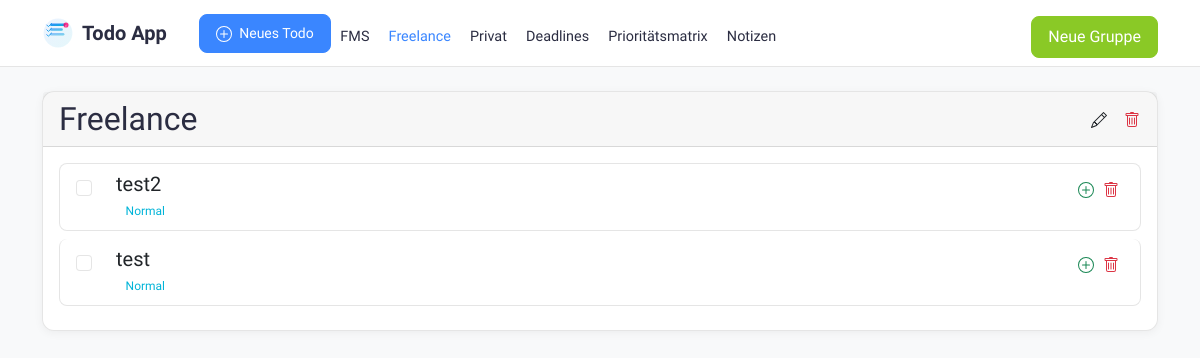
Page /?group_id=2 on the committed database.
### app.py (models this page shows)
class TaskGroup(db.Model):
    id = db.Column(db.Integer, primary_key=True)
    name = db.Column(db.String(100), nullable=False)
    created_at = db.Column(db.DateTime, default=datetime.utcnow)
    todos = db.relationship('Todo', backref='group', lazy=True, cascade='all, delete-orphan')

class Todo(db.Model):
    id = db.Column(db.Integer, primary_key=True)
    title = db.Column(db.String(200), nullable=False)
    description = db.Column(db.Text)
    completed = db.Column(db.Boolean, default=False)
    priority = db.Column(db.String(10), default='medium')
    created_at = db.Column(db.DateTime, default=datetime.utcnow)
    due_date = db.Column(db.DateTime, nullable=True)
    group_id = db.Column(db.Integer, db.ForeignKey('task_group.id'), nullable=False)
    parent_id = db.Column(db.Integer, db.ForeignKey('todo.id'), nullable=True)
    sub_todos = db.relationship('Todo', backref=db.backref('parent', remote_side=[id]),
                              cascade='all, delete-orphan')

### app.py (the view)
@app.route('/')
def index():
    groups = TaskGroup.query.all()
    selected_group_id = request.args.get('group_id', type=int)
    selected_group = None
    todos_by_group = {}
    if not selected_group_id and groups:
        selected_group_id = groups[0].id
    if selected_group_id:
        selected_group = TaskGroup.query.get_or_404(selected_group_id)
        todos = Todo.query.filter_by(group_id=selected_group_id, parent_id=None).order_by(
            Todo.completed,
            case(
                (Todo.priority == 'urgent', 1),
                (Todo.priority == 'high', 2),
                (Todo.priority == 'medium', 3),
                (Todo.priority == 'low', 4)
            ),
            Todo.created_at.desc()
        ).all()
        todos_by_group[selected_group_id] = todos
    return render_template('index.html',
                         groups=groups,
                         selected_group=selected_group,
                         todos_by_group=todos_by_group)

### app.py (called while the page is built)
@app.context_processor
def inject_groups():
    groups = TaskGroup.query.all()
    return dict(groups=groups)

### templates/index.html (shortened to what this page needs)
{% extends "base.html" %}
{% block content %}
{% if selected_group %}
    <div class="card mb-4">
        <div class="card-header d-flex justify-content-between align-items-center">
            <h2 class="mb-0">{{ selected_group.name }}</h2>
            <div class="btn-group">
                <a href="{{ url_for('edit_group', id=selected_group.id) }}" class="btn btn-link text-dark p-0 me-3" title="Gruppe bearbeiten">
                </a>
                <a href="{{ url_for('delete_group', id=selected_group.id) }}" class="btn btn-link text-danger p-0" title="Gruppe löschen" onclick="return confirm('Sind Sie sicher? Alle Todos in dieser Gruppe werden gelöscht!')">
                </a>
            </div>
        </div>
        <div class="card-body">
            {% if todos_by_group[selected_group.id] %}
                <div class="list-group">
                    {% for todo in todos_by_group[selected_group.id] %}
                        <div class="list-group-item {% if todo.completed %}bg-light{% endif %}" id="todo-{{ todo.id }}">
                            <div class="d-flex align-items-start">
                                <div class="form-check mt-1 me-3">
                                    <input type="checkbox"
                                           class="form-check-input todo-checkbox"
                                           data-todo-id="{{ todo.id }}"
                                           {% if todo.completed %}checked{% endif %}>
                                </div>
                                <div class="flex-grow-1">
                                        <div class="d-flex justify-content-between align-items-start">
                                            <div class="todo-content flex-grow-1" style="cursor: pointer;" onclick="window.location.href='{{ url_for('edit_todo', id=todo.id) }}'">
                                                <h5 class="mb-1 {% if todo.completed %}text-decoration-line-through text-muted{% endif %}">
                                                    <span class="todo-title">{{ todo.title }}</span>
                                                </h5>
                                                <div class="d-flex flex-wrap gap-1">
                                                    {% if todo.priority == 'urgent' %}
                                                        <span class="badge bg-danger">‼️ Dringend</span>
                                                    {% elif todo.priority == 'high' %}
                                                        <span class="badge bg-warning">❗ Hoch</span>
                                                    {% elif todo.priority == 'medium' %}
                                                        <span class="badge bg-info">Normal</span>
                                                    {% elif todo.priority == 'low' %}
                                                        <span class="badge bg-secondary">Niedrig</span>
                                                    {% endif %}
                                                </div>
                                            </div>
                                            <div class="btn-group">
                                                <a href="{{ url_for('new_todo', parent_id=todo.id) }}" class="btn btn-link text-success p-1" title="Sub-Todo hinzufügen">
                                                </a>
                                                <a href="{{ url_for('delete_todo', id=todo.id) }}" class="btn btn-link text-danger p-1" title="Todo löschen" onclick="return confirm('Sind Sie sicher?')">
                                                </a>
                                            </div>
                                        </div>
                                </div>
                            </div>
                        </div>
                    {% endfor %}
                </div>
            {% else %}
                <p class="text-center">Keine Todos in dieser Gruppe. <a href="{{ url_for('new_todo', group_id=selected_group.id) }}">Erstellen Sie ein neues Todo!</a></p>
            {% endif %}
        </div>
    </div>
{% else %}
    <div class="alert alert-info">
        <p class="text-center">Bitte wählen Sie eine Gruppe aus oder <a href="{{ url_for('new_group') }}">erstellen Sie eine neue Gruppe</a>.</p>
    </div>
{% endif %}
{% endblock %}

### templates/base.html (shortened to what this page needs)
<!DOCTYPE html>
<html lang="de">
    <head>
        <link href="https://cdn.jsdelivr.net/npm/bootstrap@5.1.3/dist/css/bootstrap.min.css" rel="stylesheet">
</head>
<body>
    <nav class="navbar navbar-expand-lg sticky-top mb-4">
        <div class="container">
            <div class="d-flex align-items-center">
                <a class="navbar-brand" href="{{ url_for('index') }}">
                    Todo App
                </a>
                {% if selected_group %}
                    <a href="{{ url_for('new_todo', group_id=selected_group.id) }}" class="btn btn-primary btn-sm ms-3">
                        Neues Todo
                    </a>
                {% endif %}
            </div>
            <div class="collapse navbar-collapse" id="navbarNav">
                <ul class="navbar-nav me-auto">
                    {% for nav_group in groups %}
                        <li class="nav-item">
                            <a class="nav-link {% if selected_group and selected_group.id == nav_group.id %}active{% endif %}"
                               href="{{ url_for('index', group_id=nav_group.id) }}">
                                {{ nav_group.name }}
                            </a>
                        </li>
                    {% endfor %}
                        <li class="nav-item">
                            <a class="nav-link {% if request.endpoint == 'deadlines' %}active{% endif %}"
                               href="{{ url_for('deadlines') }}">
                                Deadlines
                            </a>
                        </li>
                        <li class="nav-item">
                            <a class="nav-link {% if request.endpoint == 'priority_matrix' %}active{% endif %}"
                               href="{{ url_for('priority_matrix') }}">
                                Prioritätsmatrix
                            </a>
                        </li>
                        <li class="nav-item">
                            <a class="nav-link {% if request.endpoint == 'notes' %}active{% endif %}"
                               href="{{ url_for('notes') }}">
                                Notizen
                            </a>
                        </li>
                </ul>
                <div class="d-flex">
                    <a href="{{ url_for('new_group') }}" class="btn btn-success">Neue Gruppe</a>
                </div>
            </div>
        </div>
    </nav>
    <div class="container">
        {% block content %}{% endblock %}
    </div>
</body>
</html>

### templates/base.html (style rules this page uses)
:root { --primary-color: #3a86ff; --danger-color: #ff006e; --success-color: #8ac926; --warning-color: #ffbe0b; --info-color: #00b4d8; --background-color: #f8f9fa; --card-background: rgba(255, 255, 255, 0.9); --text-color: #2b2d42; --text-muted: #6c757d; --border-color: rgba(0, 0, 0, 0.1); }
body { font-family: 'SF Pro Text', -apple-system, BlinkMacSystemFont, sans-serif; background-color: var(--background-color); color: var(--text-color); line-height: 1.6; }
.navbar { background: var(--card-background); backdrop-filter: blur(10px); -webkit-backdrop-filter: blur(10px); border-bottom: 1px solid var(--border-color); padding: 0.5rem 0; }
.navbar-brand { color: var(--text-color); font-weight: 600; font-size: 1.25rem; display: flex; align-items: center; gap: 0.5rem; }
.logo { width: 32px; height: 32px; transition: transform 0.3s ease; }
.nav-link { color: var(--text-color); padding: 0.5rem 0.75rem; border-radius: 8px; transition: all 0.3s ease; margin: 0 0.1rem; font-size: 0.9rem; }
.nav-link.active { background-color: rgba(var(--primary-color-rgb), 0.1); color: var(--primary-color); font-weight: 500; }
.navbar-collapse { margin-top: 0.5rem; }
.card { background: var(--card-background); border-radius: 12px; border: 1px solid var(--border-color); box-shadow: 0 2px 10px rgba(0, 0, 0, 0.05); backdrop-filter: blur(10px); -webkit-backdrop-filter: blur(10px); transition: transform 0.2s ease, box-shadow 0.2s ease; }
.btn { border-radius: 8px; padding: 0.5rem 1rem; transition: all 0.3s ease; font-weight: 500; }
.btn-primary { background-color: var(--primary-color); border-color: var(--primary-color); }
.btn-success { background-color: var(--success-color); border-color: var(--success-color); }
.badge { padding: 0.4em 0.8em; border-radius: 6px; font-weight: 500; }
.badge.bg-info { background-color: rgba(var(--info-color-rgb), 0.1) !important; color: var(--info-color); }
.list-group-item { background: var(--card-background); border: 1px solid var(--border-color); margin-bottom: 8px; border-radius: 8px !important; transition: all 0.3s ease; }
.form-check-input { border-color: var(--border-color); }

### rows in the picture
TaskGroup: name "FMS"
TaskGroup: name "Freelance"
TaskGroup: name "Privat"
Todo: title "test2", priority "Normal"
Todo: title "test", priority "Normal"
